Frame 1 (no input): blank canvas, image omitted
Frame 60 (no input): blank canvas, image omitted
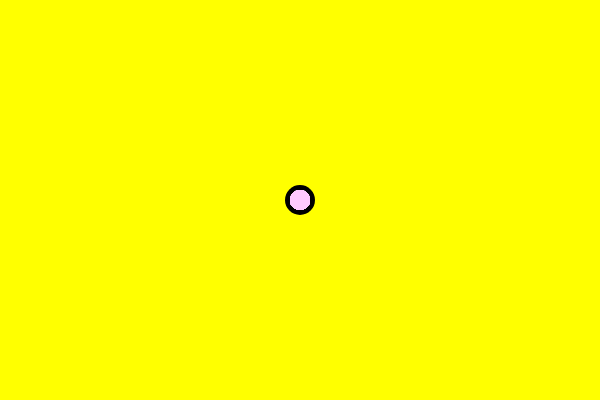
Frame 120 (the mouse pressed at the canvas centre since frame 60)

The p5.js sketch whose frames 1 and 60 were blank and that drew this single picture after the mouse press (run headless with seeded random() and noise() and a simulated clock; from frame 60 on, the mouse is pressed at the canvas centre):

// p5.js sketch
// ── sketch.js
function setup(){
  createCanvas(600,400);
  background(255,255,0);
}

function draw(){
  noStroke();

  fill(mouseX,mouseY,mouseX+mouseY);
  ellipse(mouseX,mouseY,20,20);
}

function mousePressed(){
  background(255,255,0);
 ellipse(mouseX,mouseY,30,30);

}
